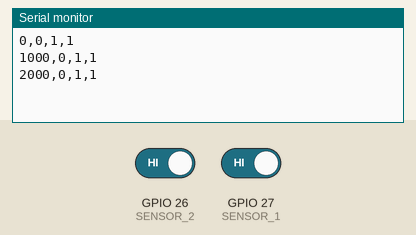
Simulated run of this sketch. Board: ESP32. Shown: the last lines printed to the serial monitor. Inputs (shaded band) come from the test bench; at power-on: GPIO 26 (SENSOR_2) HIGH, GPIO 27 (SENSOR_1) HIGH.

Above: at 2.8 s.
2.9 s: GPIO 26 (SENSOR_2) driven LOW
At 3.4 s:
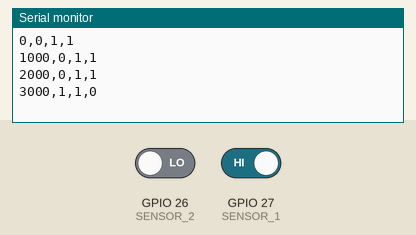
4.4 s: GPIO 27 (SENSOR_1) driven LOW
At 5.7 s:
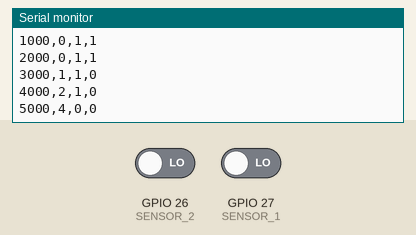
5.9 s: GPIO 26 (SENSOR_2) driven HIGH
At 6.8 s:
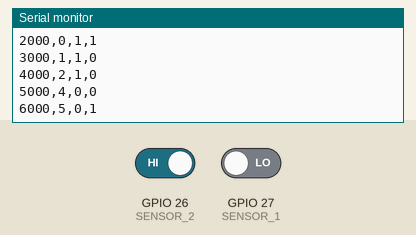
7.4 s: GPIO 27 (SENSOR_1) driven HIGH
At 8.5 s:
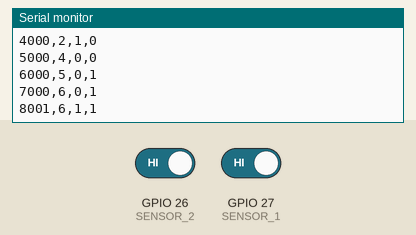
Timing chart, 0 to 9.9 s (numbered marks = the images above; inputs shaded):
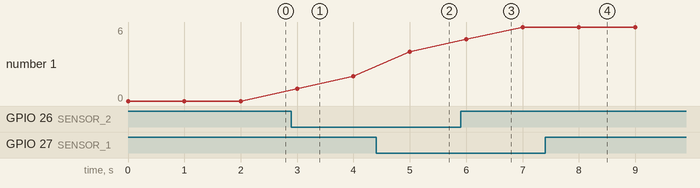

The sketch:

production_monitoring.ino
```cpp
/*
  Snapdragon AI Lab - Production Monitoring Prototype
  ESP32 + 2 IR/Optical Sensors

  Sensor 1: GPIO 27
  Sensor 2: GPIO 26
  Serial output: timestamp,count,sensor1,sensor2

  Change GPIO numbers if your physical wiring is different.
*/

const int SENSOR_1 = 27;
const int SENSOR_2 = 26;

unsigned long totalCount = 0;
unsigned long lastSensor1 = 0;
unsigned long lastSensor2 = 0;
const unsigned long debounceMs = 300;

void setup() {
  Serial.begin(115200);
  pinMode(SENSOR_1, INPUT_PULLUP);
  pinMode(SENSOR_2, INPUT_PULLUP);
}

void loop() {
  unsigned long now = millis();

  int s1 = digitalRead(SENSOR_1);
  int s2 = digitalRead(SENSOR_2);

  if (s1 == LOW && now - lastSensor1 > debounceMs) {
    totalCount++;
    lastSensor1 = now;
  }

  if (s2 == LOW && now - lastSensor2 > debounceMs) {
    totalCount++;
    lastSensor2 = now;
  }

  Serial.printf("%lu,%lu,%d,%d\n", now, totalCount, s1, s2);
  delay(1000);
}
```

Measured:
- after the input at 2.9 s, the serial monitor: prints a new line after 0.10 s (image 1)
- after the input at 4.4 s, the serial monitor: prints a new line after 0.60 s (image 2)
- after the input at 5.9 s, the serial monitor: prints a new line after 0.10 s (image 3)
- after the input at 7.4 s, the serial monitor: prints a new line after 0.60 s (image 4)
- plotted number 1: 0 → 2 after the input at 2.9 s, 2 → 4 after the input at 4.4 s
